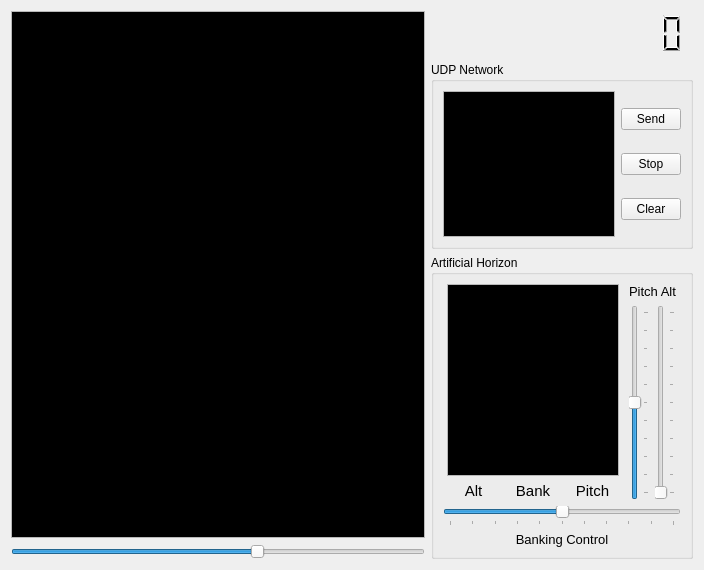
      <widget class="QWidget" name="Debug">
       <attribute name="title">
        <string>Debug</string>
       </attribute>
       <layout class="QGridLayout" name="gridLayout_3">
        <item row="0" column="0">
         <layout class="QGridLayout" name="gridLayout_4">
          <item row="0" column="0">
           <layout class="QVBoxLayout" name="verticalLayout_13">
            <item>
             <layout class="QHBoxLayout" name="horizontalLayout_7">
              <item>
               <widget class="QTextBrowser" name="db_Disp2">
                <property name="minimumSize">
                 <size>
                  <width>414</width>
                  <height>0</height>
                 </size>
                </property>
                <property name="palette">
                 <palette>
                  <active>
                   <colorrole role="Base">
                    <brush brushstyle="SolidPattern">
                     <color alpha="255">
                      <red>0</red>
                      <green>0</green>
                      <blue>0</blue>
                     </color>
                    </brush>
                   </colorrole>
                  </active>
                  <inactive>
                   <colorrole role="Base">
                    <brush brushstyle="SolidPattern">
                     <color alpha="255">
                      <red>0</red>
                      <green>0</green>
                      <blue>0</blue>
                     </color>
                    </brush>
                   </colorrole>
                  </inactive>
                  <disabled>
                   <colorrole role="Base">
                    <brush brushstyle="SolidPattern">
                     <color alpha="0">
                      <red>0</red>
                      <green>0</green>
                      <blue>0</blue>
                     </color>
                    </brush>
                   </colorrole>
                  </disabled>
                 </palette>
                </property>
               </widget>
              </item>
             </layout>
            </item>
            <item>
             <widget class="QSlider" name="db_battLevel">
              <property name="mouseTracking">
               <bool>true</bool>
              </property>
              <property name="maximum">
               <number>100</number>
              </property>
              <property name="value">
               <number>60</number>
              </property>
              <property name="orientation">
               <enum>Qt::Horizontal</enum>
              </property>
             </widget>
            </item>
           </layout>
          </item>
          <item row="0" column="1">
           <layout class="QVBoxLayout" name="verticalLayout_6">
            <item>
             <layout class="QHBoxLayout" name="horizontalLayout_6">
              <item>
               <widget class="QLCDNumber" name="db_LCDdisp">
                <property name="minimumSize">
                 <size>
                  <width>218</width>
                  <height>45</height>
                 </size>
                </property>
                <property name="frameShape">
                 <enum>QFrame::NoFrame</enum>
                </property>
                <property name="numDigits">
                 <number>12</number>
                </property>
                <property name="segmentStyle">
                 <enum>QLCDNumber::Filled</enum>
                </property>
               </widget>
              </item>
             </layout>
            </item>
            <item>
             <widget class="QGroupBox" name="db_gbUDP">
              <property name="maximumSize">
               <size>
                <width>16777215</width>
                <height>230</height>
               </size>
              </property>
              <property name="title">
               <string>UDP Network</string>
              </property>
              <layout class="QVBoxLayout" name="verticalLayout_2">
               <item>
                <layout class="QHBoxLayout" name="horizontalLayout">
                 <item>
                  <widget class="QTextBrowser" name="dbUDP_Disp">
                   <property name="minimumSize">
                    <size>
                     <width>120</width>
                     <height>0</height>
                    </size>
                   </property>
                   <property name="maximumSize">
                    <size>
                     <width>172</width>
                     <height>146</height>
                    </size>
                   </property>
                   <property name="palette">
                    <palette>
                     <active>
                      <colorrole role="Base">
                       <brush brushstyle="SolidPattern">
                        <color alpha="255">
                         <red>0</red>
                         <green>0</green>
                         <blue>0</blue>
                        </color>
                       </brush>
                      </colorrole>
                     </active>
                     <inactive>
                      <colorrole role="Base">
                       <brush brushstyle="SolidPattern">
                        <color alpha="255">
                         <red>0</red>
                         <green>0</green>
                         <blue>0</blue>
                        </color>
                       </brush>
                      </colorrole>
                     </inactive>
                     <disabled>
                      <colorrole role="Base">
                       <brush brushstyle="SolidPattern">
                        <color alpha="0">
                         <red>0</red>
                         <green>0</green>
                         <blue>0</blue>
                        </color>
                       </brush>
                      </colorrole>
                     </disabled>
                    </palette>
                   </property>
                  </widget>
                 </item>
                 <item>
                  <layout class="QVBoxLayout" name="verticalLayout">
                   <item>
                    <widget class="QPushButton" name="dbUDP_btnSend">
                     <property name="maximumSize">
                      <size>
                       <width>60</width>
                       <height>16777215</height>
                      </size>
                     </property>
                     <property name="text">
                      <string>Send</string>
                     </property>
                    </widget>
                   </item>
                   <item>
                    <widget class="QPushButton" name="dbUDP_btnStop">
                     <property name="maximumSize">
                      <size>
                       <width>60</width>
                       <height>16777215</height>
                      </size>
                     </property>
                     <property name="text">
                      <string>Stop</string>
                     </property>
                    </widget>
                   </item>
                   <item>
                    <widget class="QPushButton" name="dbUDP_btnClear">
                     <property name="maximumSize">
                      <size>
                       <width>60</width>
                       <height>16777215</height>
                      </size>
                     </property>
                     <property name="text">
                      <string>Clear</string>
                     </property>
                    </widget>
                   </item>
                  </layout>
                 </item>
                </layout>
               </item>
              </layout>
             </widget>
            </item>
            <item>
             <widget class="QGroupBox" name="db_gbAH">
              <property name="title">
               <string>Artificial Horizon</string>
              </property>
              <layout class="QHBoxLayout" name="horizontalLayout_5">
               <item>
                <layout class="QVBoxLayout" name="verticalLayout_5">
                 <item>
                  <layout class="QHBoxLayout" name="horizontalLayout_4">
                   <item>
                    <layout class="QVBoxLayout" name="verticalLayout_3">
                     <item>
                      <widget class="QTextBrowser" name="dbAH_TextDisp">
                       <property name="minimumSize">
                        <size>
                         <width>120</width>
                         <height>0</height>
                        </size>
                       </property>
                       <property name="maximumSize">
                        <size>
                         <width>172</width>
                         <height>16777215</height>
                        </size>
                       </property>
                       <property name="palette">
                        <palette>
                         <active>
                          <colorrole role="Base">
                           <brush brushstyle="SolidPattern">
                            <color alpha="255">
                             <red>0</red>
                             <green>0</green>
                             <blue>0</blue>
                            </color>
                           </brush>
                          </colorrole>
                         </active>
                         <inactive>
                          <colorrole role="Base">
                           <brush brushstyle="SolidPattern">
                            <color alpha="255">
                             <red>0</red>
                             <green>0</green>
                             <blue>0</blue>
                            </color>
                           </brush>
                          </colorrole>
                         </inactive>
                         <disabled>
                          <colorrole role="Base">
                           <brush brushstyle="SolidPattern">
                            <color alpha="0">
                             <red>0</red>
                             <green>0</green>
                             <blue>0</blue>
                            </color>
                           </brush>
                          </colorrole>
                         </disabled>
                        </palette>
                       </property>
                      </widget>
                     </item>
                     <item>
                      <layout class="QHBoxLayout" name="horizontalLayout_2">
                       <item>
                        <widget class="QLabel" name="dbAH_AltInd">
                         <property name="font">
                          <font>
                           <pointsize>11</pointsize>
                          </font>
                         </property>
                         <property name="text">
                          <string>Alt</string>
                         </property>
                         <property name="alignment">
                          <set>Qt::AlignCenter</set>
                         </property>
                        </widget>
                       </item>
                       <item>
                        <widget class="QLabel" name="dbAH_BankInd">
                         <property name="font">
                          <font>
                           <pointsize>11</pointsize>
                          </font>
                         </property>
                         <property name="text">
                          <string>Bank</string>
                         </property>
                         <property name="alignment">
                          <set>Qt::AlignCenter</set>
                         </property>
                        </widget>
                       </item>
                       <item>
                        <widget class="QLabel" name="dbAH_PitchInd">
                         <property name="font">
                          <font>
                           <pointsize>11</pointsize>
                          </font>
                         </property>
                         <property name="text">
                          <string>Pitch</string>
                         </property>
                         <property name="alignment">
                          <set>Qt::AlignCenter</set>
                         </property>
                        </widget>
                       </item>
                      </layout>
                     </item>
                    </layout>
                   </item>
                   <item>
                    <layout class="QVBoxLayout" name="verticalLayout_4">
                     <item>
                      <widget class="QLabel" name="Label_PitchAlt">
                       <property name="font">
                        <font>
                         <pointsize>10</pointsize>
                        </font>
                       </property>
                       <property name="text">
                        <string>Pitch Alt</string>
                       </property>
                       <property name="alignment">
                        <set>Qt::AlignCenter</set>
                       </property>
                      </widget>
                     </item>
                     <item>
                      <layout class="QHBoxLayout" name="horizontalLayout_3">
                       <item>
                        <widget class="QSlider" name="dbAH_Pitching">
                         <property name="minimumSize">
                          <size>
                           <width>0</width>
                           <height>150</height>
                          </size>
                         </property>
                         <property name="minimum">
                          <number>-50</number>
                         </property>
                         <property name="maximum">
                          <number>50</number>
                         </property>
                         <property name="value">
                          <number>0</number>
                         </property>
                         <property name="orientation">
                          <enum>Qt::Vertical</enum>
                         </property>
                         <property name="tickPosition">
                          <enum>QSlider::TicksBelow</enum>
                         </property>
                         <property name="tickInterval">
                          <number>10</number>
                         </property>
                        </widget>
                       </item>
                       <item>
                        <widget class="QSlider" name="dbAH_Altitude">
                         <property name="maximum">
                          <number>500</number>
                         </property>
                         <property name="orientation">
                          <enum>Qt::Vertical</enum>
                         </property>
                         <property name="tickPosition">
                          <enum>QSlider::TicksBelow</enum>
                         </property>
                         <property name="tickInterval">
                          <number>50</number>
                         </property>
                        </widget>
                       </item>
                      </layout>
                     </item>
                    </layout>
                   </item>
                  </layout>
                 </item>
                 <item>
                  <widget class="QSlider" name="dbAH_Banking">
                   <property name="minimum">
                    <number>-50</number>
                   </property>
                   <property name="maximum">
                    <number>50</number>
                   </property>
                   <property name="value">
                    <number>0</number>
                   </property>
                   <property name="tracking">
                    <bool>true</bool>
                   </property>
                   <property name="orientation">
                    <enum>Qt::Horizontal</enum>
                   </property>
                   <property name="tickPosition">
                    <enum>QSlider::TicksBelow</enum>
                   </property>
                   <property name="tickInterval">
                    <number>10</number>
                   </property>
                  </widget>
                 </item>
                 <item>
                  <widget class="QLabel" name="label_Banking">
                   <property name="font">
                    <font>
                     <pointsize>10</pointsize>
                    </font>
                   </property>
                   <property name="text">
                    <string>Banking Control</string>
                   </property>
                   <property name="alignment">
                    <set>Qt::AlignCenter</set>
                   </property>
                  </widget>
                 </item>
                </layout>
               </item>
              </layout>
             </widget>
            </item>
           </layout>
          </item>
         </layout>
        </item>
       </layout>
      </widget>
